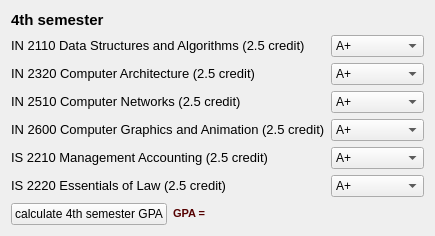
  <widget class="QWidget" name="layoutWidget">
   <property name="geometry">
    <rect>
     <x>10</x>
     <y>340</y>
     <width>408</width>
     <height>213</height>
    </rect>
   </property>
   <layout class="QVBoxLayout" name="verticalLayout_4">
    <item>
     <widget class="QLabel" name="label_41">
      <property name="text">
       <string>&lt;!DOCTYPE HTML PUBLIC &quot;-//W3C//DTD HTML 4.0//EN&quot; &quot;http://www.w3.org/TR/REC-html40/strict.dtd&quot;&gt;
&lt;html&gt;&lt;head&gt;&lt;meta name=&quot;qrichtext&quot; content=&quot;1&quot; /&gt;&lt;style type=&quot;text/css&quot;&gt;
p, li { white-space: pre-wrap; }
&lt;/style&gt;&lt;/head&gt;&lt;body style=&quot; font-family:'MS Shell Dlg 2'; font-size:8.25pt; font-weight:400; font-style:normal;&quot;&gt;
&lt;p style=&quot; margin-top:0px; margin-bottom:0px; margin-left:0px; margin-right:0px; -qt-block-indent:0; text-indent:0px;&quot;&gt;&lt;span style=&quot; font-size:11pt; font-weight:600;&quot;&gt;4th semester&lt;/span&gt;&lt;/p&gt;&lt;/body&gt;&lt;/html&gt;</string>
      </property>
     </widget>
    </item>
    <item>
     <layout class="QVBoxLayout" name="verticalLayout_3">
      <item>
       <layout class="QHBoxLayout" name="horizontalLayout_7">
        <item>
         <layout class="QVBoxLayout" name="verticalLayout_11">
          <item>
           <widget class="QLabel" name="label_42">
            <property name="text">
             <string>&lt;!DOCTYPE HTML PUBLIC &quot;-//W3C//DTD HTML 4.0//EN&quot; &quot;http://www.w3.org/TR/REC-html40/strict.dtd&quot;&gt;
&lt;html&gt;&lt;head&gt;&lt;meta name=&quot;qrichtext&quot; content=&quot;1&quot; /&gt;&lt;style type=&quot;text/css&quot;&gt;
p, li { white-space: pre-wrap; }
&lt;/style&gt;&lt;/head&gt;&lt;body style=&quot; font-family:'MS Shell Dlg 2'; font-size:8.25pt; font-weight:400; font-style:normal;&quot;&gt;
&lt;p style=&quot; margin-top:0px; margin-bottom:0px; margin-left:0px; margin-right:0px; -qt-block-indent:0; text-indent:0px;&quot;&gt;&lt;span style=&quot; font-size:10pt;&quot;&gt;IN 2110 Data Structures and Algorithms (2.5 credit)&lt;/span&gt;&lt;/p&gt;&lt;/body&gt;&lt;/html&gt;</string>
            </property>
           </widget>
          </item>
          <item>
           <widget class="QLabel" name="label_43">
            <property name="text">
             <string>&lt;!DOCTYPE HTML PUBLIC &quot;-//W3C//DTD HTML 4.0//EN&quot; &quot;http://www.w3.org/TR/REC-html40/strict.dtd&quot;&gt;
&lt;html&gt;&lt;head&gt;&lt;meta name=&quot;qrichtext&quot; content=&quot;1&quot; /&gt;&lt;style type=&quot;text/css&quot;&gt;
p, li { white-space: pre-wrap; }
&lt;/style&gt;&lt;/head&gt;&lt;body style=&quot; font-family:'MS Shell Dlg 2'; font-size:8.25pt; font-weight:400; font-style:normal;&quot;&gt;
&lt;p style=&quot; margin-top:0px; margin-bottom:0px; margin-left:0px; margin-right:0px; -qt-block-indent:0; text-indent:0px;&quot;&gt;&lt;span style=&quot; font-size:10pt;&quot;&gt;IN 2320 Computer Architecture (2.5 credit)&lt;/span&gt;&lt;/p&gt;&lt;/body&gt;&lt;/html&gt;</string>
            </property>
           </widget>
          </item>
          <item>
           <widget class="QLabel" name="label_44">
            <property name="text">
             <string>&lt;!DOCTYPE HTML PUBLIC &quot;-//W3C//DTD HTML 4.0//EN&quot; &quot;http://www.w3.org/TR/REC-html40/strict.dtd&quot;&gt;
&lt;html&gt;&lt;head&gt;&lt;meta name=&quot;qrichtext&quot; content=&quot;1&quot; /&gt;&lt;style type=&quot;text/css&quot;&gt;
p, li { white-space: pre-wrap; }
&lt;/style&gt;&lt;/head&gt;&lt;body style=&quot; font-family:'MS Shell Dlg 2'; font-size:8.25pt; font-weight:400; font-style:normal;&quot;&gt;
&lt;p style=&quot; margin-top:0px; margin-bottom:0px; margin-left:0px; margin-right:0px; -qt-block-indent:0; text-indent:0px;&quot;&gt;&lt;span style=&quot; font-size:10pt;&quot;&gt;IN 2510 Computer Networks (2.5 credit)&lt;/span&gt;&lt;/p&gt;&lt;/body&gt;&lt;/html&gt;</string>
            </property>
           </widget>
          </item>
          <item>
           <widget class="QLabel" name="label_45">
            <property name="text">
             <string>&lt;!DOCTYPE HTML PUBLIC &quot;-//W3C//DTD HTML 4.0//EN&quot; &quot;http://www.w3.org/TR/REC-html40/strict.dtd&quot;&gt;
&lt;html&gt;&lt;head&gt;&lt;meta name=&quot;qrichtext&quot; content=&quot;1&quot; /&gt;&lt;style type=&quot;text/css&quot;&gt;
p, li { white-space: pre-wrap; }
&lt;/style&gt;&lt;/head&gt;&lt;body style=&quot; font-family:'MS Shell Dlg 2'; font-size:8.25pt; font-weight:400; font-style:normal;&quot;&gt;
&lt;p style=&quot; margin-top:0px; margin-bottom:0px; margin-left:0px; margin-right:0px; -qt-block-indent:0; text-indent:0px;&quot;&gt;&lt;span style=&quot; font-size:10pt;&quot;&gt;IN 2600 Computer Graphics and Animation (2.5 credit)&lt;/span&gt;&lt;/p&gt;&lt;/body&gt;&lt;/html&gt;</string>
            </property>
           </widget>
          </item>
          <item>
           <widget class="QLabel" name="label_46">
            <property name="text">
             <string>&lt;!DOCTYPE HTML PUBLIC &quot;-//W3C//DTD HTML 4.0//EN&quot; &quot;http://www.w3.org/TR/REC-html40/strict.dtd&quot;&gt;
&lt;html&gt;&lt;head&gt;&lt;meta name=&quot;qrichtext&quot; content=&quot;1&quot; /&gt;&lt;style type=&quot;text/css&quot;&gt;
p, li { white-space: pre-wrap; }
&lt;/style&gt;&lt;/head&gt;&lt;body style=&quot; font-family:'MS Shell Dlg 2'; font-size:8.25pt; font-weight:400; font-style:normal;&quot;&gt;
&lt;p style=&quot; margin-top:0px; margin-bottom:0px; margin-left:0px; margin-right:0px; -qt-block-indent:0; text-indent:0px;&quot;&gt;&lt;span style=&quot; font-size:10pt;&quot;&gt;IS 2210 Management Accounting (2.5 credit)&lt;/span&gt;&lt;/p&gt;&lt;/body&gt;&lt;/html&gt;</string>
            </property>
           </widget>
          </item>
          <item>
           <widget class="QLabel" name="label_47">
            <property name="text">
             <string>&lt;!DOCTYPE HTML PUBLIC &quot;-//W3C//DTD HTML 4.0//EN&quot; &quot;http://www.w3.org/TR/REC-html40/strict.dtd&quot;&gt;
&lt;html&gt;&lt;head&gt;&lt;meta name=&quot;qrichtext&quot; content=&quot;1&quot; /&gt;&lt;style type=&quot;text/css&quot;&gt;
p, li { white-space: pre-wrap; }
&lt;/style&gt;&lt;/head&gt;&lt;body style=&quot; font-family:'MS Shell Dlg 2'; font-size:8.25pt; font-weight:400; font-style:normal;&quot;&gt;
&lt;p style=&quot; margin-top:0px; margin-bottom:0px; margin-left:0px; margin-right:0px; -qt-block-indent:0; text-indent:0px;&quot;&gt;&lt;span style=&quot; font-size:10pt;&quot;&gt;IS 2220 Essentials of Law (2.5 credit)&lt;/span&gt;&lt;/p&gt;&lt;/body&gt;&lt;/html&gt;</string>
            </property>
           </widget>
          </item>
         </layout>
        </item>
        <item>
         <layout class="QVBoxLayout" name="verticalLayout_10">
          <item>
           <widget class="QComboBox" name="comboBox_25">
            <item>
             <property name="text">
              <string>A+</string>
             </property>
            </item>
            <item>
             <property name="text">
              <string>A</string>
             </property>
            </item>
            <item>
             <property name="text">
              <string>A-</string>
             </property>
            </item>
            <item>
             <property name="text">
              <string>B+</string>
             </property>
            </item>
            <item>
             <property name="text">
              <string>B</string>
             </property>
            </item>
            <item>
             <property name="text">
              <string>B-</string>
             </property>
            </item>
            <item>
             <property name="text">
              <string>C+</string>
             </property>
            </item>
            <item>
             <property name="text">
              <string>C</string>
             </property>
            </item>
            <item>
             <property name="text">
              <string>C-</string>
             </property>
            </item>
            <item>
             <property name="text">
              <string>D</string>
             </property>
            </item>
            <item>
             <property name="text">
              <string>I</string>
             </property>
            </item>
            <item>
             <property name="text">
              <string>F</string>
             </property>
            </item>
            <item>
             <property name="text">
              <string>Not release</string>
             </property>
            </item>
           </widget>
          </item>
          <item>
           <widget class="QComboBox" name="comboBox_26">
            <item>
             <property name="text">
              <string>A+</string>
             </property>
            </item>
            <item>
             <property name="text">
              <string>A</string>
             </property>
            </item>
            <item>
             <property name="text">
              <string>A-</string>
             </property>
            </item>
            <item>
             <property name="text">
              <string>B+</string>
             </property>
            </item>
            <item>
             <property name="text">
              <string>B</string>
             </property>
            </item>
            <item>
             <property name="text">
              <string>B-</string>
             </property>
            </item>
            <item>
             <property name="text">
              <string>C+</string>
             </property>
            </item>
            <item>
             <property name="text">
              <string>C</string>
             </property>
            </item>
            <item>
             <property name="text">
              <string>C-</string>
             </property>
            </item>
            <item>
             <property name="text">
              <string>D</string>
             </property>
            </item>
            <item>
             <property name="text">
              <string>I</string>
             </property>
            </item>
            <item>
             <property name="text">
              <string>F</string>
             </property>
            </item>
            <item>
             <property name="text">
              <string>Not release</string>
             </property>
            </item>
           </widget>
          </item>
          <item>
           <widget class="QComboBox" name="comboBox_27">
            <item>
             <property name="text">
              <string>A+</string>
             </property>
            </item>
            <item>
             <property name="text">
              <string>A</string>
             </property>
            </item>
            <item>
             <property name="text">
              <string>A-</string>
             </property>
            </item>
            <item>
             <property name="text">
              <string>B+</string>
             </property>
            </item>
            <item>
             <property name="text">
              <string>B</string>
             </property>
            </item>
            <item>
             <property name="text">
              <string>B-</string>
             </property>
            </item>
            <item>
             <property name="text">
              <string>C+</string>
             </property>
            </item>
            <item>
             <property name="text">
              <string>C</string>
             </property>
            </item>
            <item>
             <property name="text">
              <string>C-</string>
             </property>
            </item>
            <item>
             <property name="text">
              <string>D</string>
             </property>
            </item>
            <item>
             <property name="text">
              <string>I</string>
             </property>
            </item>
            <item>
             <property name="text">
              <string>F</string>
             </property>
            </item>
            <item>
             <property name="text">
              <string>Not release</string>
             </property>
            </item>
           </widget>
          </item>
          <item>
           <widget class="QComboBox" name="comboBox_28">
            <item>
             <property name="text">
              <string>A+</string>
             </property>
            </item>
            <item>
             <property name="text">
              <string>A</string>
             </property>
            </item>
            <item>
             <property name="text">
              <string>A-</string>
             </property>
            </item>
            <item>
             <property name="text">
              <string>B+</string>
             </property>
            </item>
            <item>
             <property name="text">
              <string>B</string>
             </property>
            </item>
            <item>
             <property name="text">
              <string>B-</string>
             </property>
            </item>
            <item>
             <property name="text">
              <string>C+</string>
             </property>
            </item>
            <item>
             <property name="text">
              <string>C</string>
             </property>
            </item>
            <item>
             <property name="text">
              <string>C-</string>
             </property>
            </item>
            <item>
             <property name="text">
              <string>D</string>
             </property>
            </item>
            <item>
             <property name="text">
              <string>I</string>
             </property>
            </item>
            <item>
             <property name="text">
              <string>F</string>
             </property>
            </item>
            <item>
             <property name="text">
              <string>Not release</string>
             </property>
            </item>
           </widget>
          </item>
          <item>
           <widget class="QComboBox" name="comboBox_29">
            <item>
             <property name="text">
              <string>A+</string>
             </property>
            </item>
            <item>
             <property name="text">
              <string>A</string>
             </property>
            </item>
            <item>
             <property name="text">
              <string>A-</string>
             </property>
            </item>
            <item>
             <property name="text">
              <string>B+</string>
             </property>
            </item>
            <item>
             <property name="text">
              <string>B</string>
             </property>
            </item>
            <item>
             <property name="text">
              <string>B-</string>
             </property>
            </item>
            <item>
             <property name="text">
              <string>C+</string>
             </property>
            </item>
            <item>
             <property name="text">
              <string>C</string>
             </property>
            </item>
            <item>
             <property name="text">
              <string>C-</string>
             </property>
            </item>
            <item>
             <property name="text">
              <string>D</string>
             </property>
            </item>
            <item>
             <property name="text">
              <string>I</string>
             </property>
            </item>
            <item>
             <property name="text">
              <string>F</string>
             </property>
            </item>
            <item>
             <property name="text">
              <string>Not release</string>
             </property>
            </item>
           </widget>
          </item>
          <item>
           <widget class="QComboBox" name="comboBox_30">
            <item>
             <property name="text">
              <string>A+</string>
             </property>
            </item>
            <item>
             <property name="text">
              <string>A</string>
             </property>
            </item>
            <item>
             <property name="text">
              <string>A-</string>
             </property>
            </item>
            <item>
             <property name="text">
              <string>B+</string>
             </property>
            </item>
            <item>
             <property name="text">
              <string>B</string>
             </property>
            </item>
            <item>
             <property name="text">
              <string>B-</string>
             </property>
            </item>
            <item>
             <property name="text">
              <string>C+</string>
             </property>
            </item>
            <item>
             <property name="text">
              <string>C</string>
             </property>
            </item>
            <item>
             <property name="text">
              <string>C-</string>
             </property>
            </item>
            <item>
             <property name="text">
              <string>D</string>
             </property>
            </item>
            <item>
             <property name="text">
              <string>I</string>
             </property>
            </item>
            <item>
             <property name="text">
              <string>F</string>
             </property>
            </item>
            <item>
             <property name="text">
              <string>Not release</string>
             </property>
            </item>
           </widget>
          </item>
         </layout>
        </item>
       </layout>
      </item>
      <item>
       <layout class="QHBoxLayout" name="horizontalLayout_2">
        <item>
         <widget class="QPushButton" name="pushButton_9">
          <property name="text">
           <string>calculate 4th semester GPA</string>
          </property>
         </widget>
        </item>
        <item>
         <widget class="QLabel" name="label_48">
          <property name="text">
           <string>&lt;!DOCTYPE HTML PUBLIC &quot;-//W3C//DTD HTML 4.0//EN&quot; &quot;http://www.w3.org/TR/REC-html40/strict.dtd&quot;&gt;
&lt;html&gt;&lt;head&gt;&lt;meta name=&quot;qrichtext&quot; content=&quot;1&quot; /&gt;&lt;style type=&quot;text/css&quot;&gt;
p, li { white-space: pre-wrap; }
&lt;/style&gt;&lt;/head&gt;&lt;body style=&quot; font-family:'MS Shell Dlg 2'; font-size:8.25pt; font-weight:400; font-style:normal;&quot;&gt;
&lt;p style=&quot; margin-top:0px; margin-bottom:0px; margin-left:0px; margin-right:0px; -qt-block-indent:0; text-indent:0px;&quot;&gt;&lt;span style=&quot; font-size:8pt; font-weight:600; color:#550000;&quot;&gt;GPA =&lt;/span&gt;&lt;/p&gt;&lt;/body&gt;&lt;/html&gt;</string>
          </property>
         </widget>
        </item>
        <item>
         <widget class="QLabel" name="label_21">
          <property name="font">
           <font>
            <pointsize>10</pointsize>
            <weight>75</weight>
            <bold>true</bold>
           </font>
          </property>
          <property name="text">
           <string/>
          </property>
         </widget>
        </item>
        <item>
         <spacer name="horizontalSpacer_2">
          <property name="orientation">
           <enum>Qt::Horizontal</enum>
          </property>
          <property name="sizeHint" stdset="0">
           <size>
            <width>40</width>
            <height>20</height>
           </size>
          </property>
         </spacer>
        </item>
       </layout>
      </item>
     </layout>
    </item>
   </layout>
  </widget>
